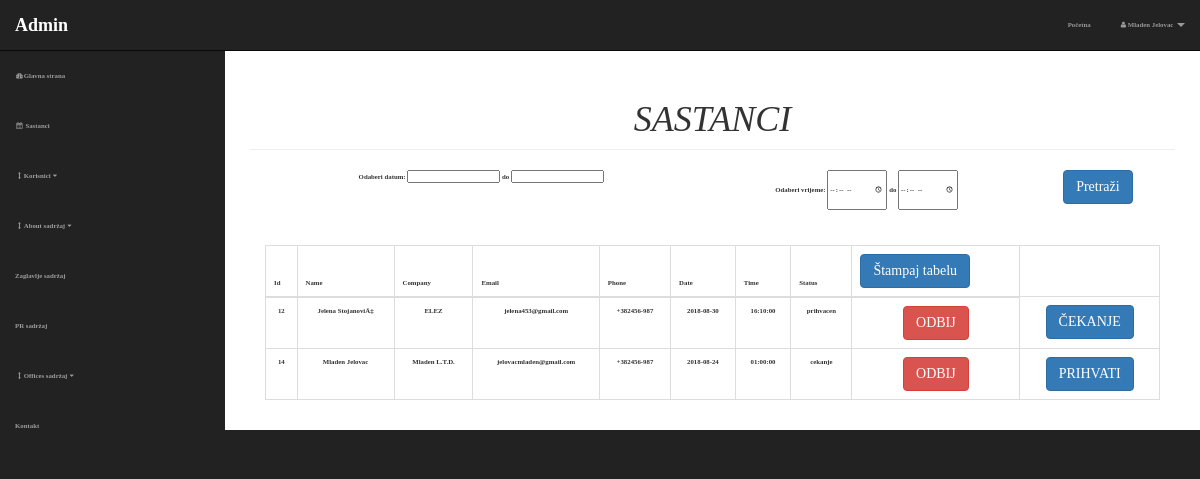
/admin/meetings.php (signed in), run on the app's committed database.
### tables this page shows
CREATE TABLE `meetings` (
  `meet_id` int(3) NOT NULL,
  `meet_name` varchar(255) NOT NULL,
  `meet_company` varchar(255) NOT NULL,
  `meet_mail` varchar(255) NOT NULL,
  `meet_phone` varchar(255) NOT NULL,
  `meet_date` date NOT NULL,
  `meet_time` time NOT NULL,
  `meet_status` varchar(30) NOT NULL
);

### admin/includes/view-meetings.php (the view, shortened to what this page needs)
<form action="" method="post">
    <div  class="col-xs-6">
            <span>Odaberi datum:</span>
            <input type="text" autocomplete="off" id="date_from" name="date_from" value="<?php echo isset($_POST['date_from'])? $_POST['date_from']:'' ?>">
            <span>do</span>
            <input type="text" autocomplete="off" id="date_to" name="date_to" value="<?php echo isset($_POST['date_to'])? $_POST['date_to']:'' ?>">
    </div>
    <div  class="col-xs-4">
            <span>Odaberi vrijeme:</span>
            <input type="time" name="time_from" value="<?php echo isset($_POST['time_from'])? $_POST['time_from']:'' ?>">
            <span>do</span>
            <input type="time" name="time_to" value="<?php echo isset($_POST['time_to'])? $_POST['time_to']:'' ?>">
    </div>
    <div class="col-xs-2 input-group">
       <input type="submit" name="search" class="btn btn-primary" value="Pretraži">
    </div>
</form>
 <div class="col-xs-12">
<table class="table table-bordered table-hover printit" style="margin-top: 35px !important;">
                        <thead>
                             <th>Id</th>
                             <th>Name</th>
                             <th>Company</th>
                             <th>Email</th>
                             <th>Phone</th>
                             <th>Date</th>
                             <th>Time</th>
                             <th>Status</th>
                             <th class="not_shown"><button class="btn btn-primary" onclick="window.print()">Štampaj tabelu</button></th>
                        </thead>
                        <tbody>
                              <?php
                                  if(isset($_POST['search'])){
                                      if(empty($_POST['date_from']) || empty($_POST['date_to']) || empty($_POST['time_from']) || empty($_POST['time_to'])){
                                          $message = "<div class='col-xs-12 text-center' style='color:red'>Morate popuniti sva polja</div>";
                                          $query = "SELECT * FROM meetings";
                                      }else{
                                          $date_from = $_POST['date_from'];
                                          $date_to = $_POST['date_to'];
                                          $time_from = $_POST['time_from'];
                                          $time_to = $_POST['time_to'];
                                          if($date_from > $date_to || $date_from == $date_to && $time_from > $time_to ){
                                               $message = "<div class='col-xs-12 text-center' style='color:red'>Prvo polje ne smije biti veće od drugog</div>";
                                              $query = "SELECT * FROM meetings";
                                          }else{
                                              $query = "SELECT * FROM meetings WHERE meet_date BETWEEN '$date_from' AND '$date_to' AND meet_time BETWEEN '$time_from' AND '$time_to'";
                                          }
                                      }
                                  }else{
                                     $query = "select * from meetings";
                                  }
                                     $selecto = mysqli_query($connection, $query);
                                     while($row = mysqli_fetch_assoc($selecto)){
                                       $meet_id = $row['meet_id'];
                                       $meet_name = $row['meet_name'];
                                       $meet_company = $row['meet_company'];
                                       $meet_email = $row['meet_mail'];
                                       $meet_phone = $row['meet_phone'];
                                       $meet_date = $row['meet_date'];
                                       $meet_time = $row['meet_time'];
                                       $meet_status = $row['meet_status'];
                                      echo "<tr>";
                                       echo "<td>$meet_id</td>";
                                       echo "<td>$meet_name</td>";
                                       echo "<td>$meet_company</td>";
                                       echo "<td>$meet_email</td>";
                                       echo "<td>$meet_phone</td>";
                                       echo "<td>$meet_date</td>";
                                       echo "<td>$meet_time</td>";
                                       echo "<td>$meet_status</td>";
                                       echo "<td class='not_shown'><a onClick=\"return confirm('Da li ste sigurni?')\" class='btn btn-danger' href='meetings.php?option=odbij&meet_id=$meet_id'>ODBIJ</a></td>";
                                      if($meet_status == 'cekanje'){
                                        echo "<td class='not_shown'><a class='btn btn-primary' href='meetings.php?option=prihvati&meet_id=$meet_id'>PRIHVATI</a></td>";
                                      }else{
                                        echo "<td class='not_shown'><a class='btn btn-primary' href='meetings.php?option=cekanje&meet_id=$meet_id'>ČEKANJE</a></td>";
                                      }
                                    echo "</tr>";
                                     }
                                ?>
                       </tbody>
</table>
</div>

### admin/css/sb-admin.css (style rules this page uses)
body { margin-top: 100px; background-color: #222; }
@media (min-width:768px) { body { margin-top: 50px; } }

### style/style.css (style rules this page uses)
:root { --color-primary: rgba(31,31,31); --color-secondary: rgba(255,198,39); }
* { padding: 0; margin: 0; box-sizing: border-box; }
body { font-family: 'Montserrat Regular', fira-sans; font-size: 68%; font-weight: bold; }

### admin/includes/header.php (style rules this page uses)
body, .not_shown { visibility: hidden; }
.printit { visibility: visible; }

### data on the page
meetings: meet_id "12", meet_name "Jelena StojanoviÄ‡", meet_company "ELEZ", meet_mail "jelena453@gmail.com", meet_phone "+382456-987", meet_date "2018-08-30", meet_time "16:10:00", meet_status "prihvacen"
meetings: meet_id "14", meet_name "Mladen Jelovac", meet_company "Mladen L.T.D.", meet_mail "jelovacmladen@gmail.com", meet_phone "+382456-987", meet_date "2018-08-24", meet_time "01:00:00", meet_status "cekanje"

### other printed values
$_SESSION['firstname'] "Mladen"
$_SESSION['lastname'] "Jelovac"
